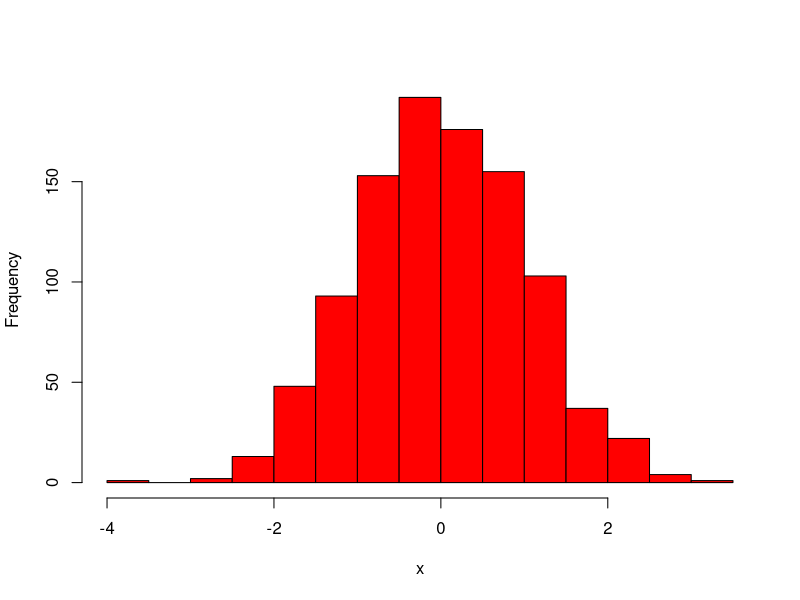

The R source for this figure:
## ---- chunk 1
knitr::opts_chunk$set(echo = FALSE,warning = FALSE,message = FALSE)
## ---- chunk 2
#| label: fig-top10eachPres
#| fig-cap: "Random values from a Normal distribution."

xx = rnorm(1000)
hist(xx,col="red",main="",xlab = expression(x))
